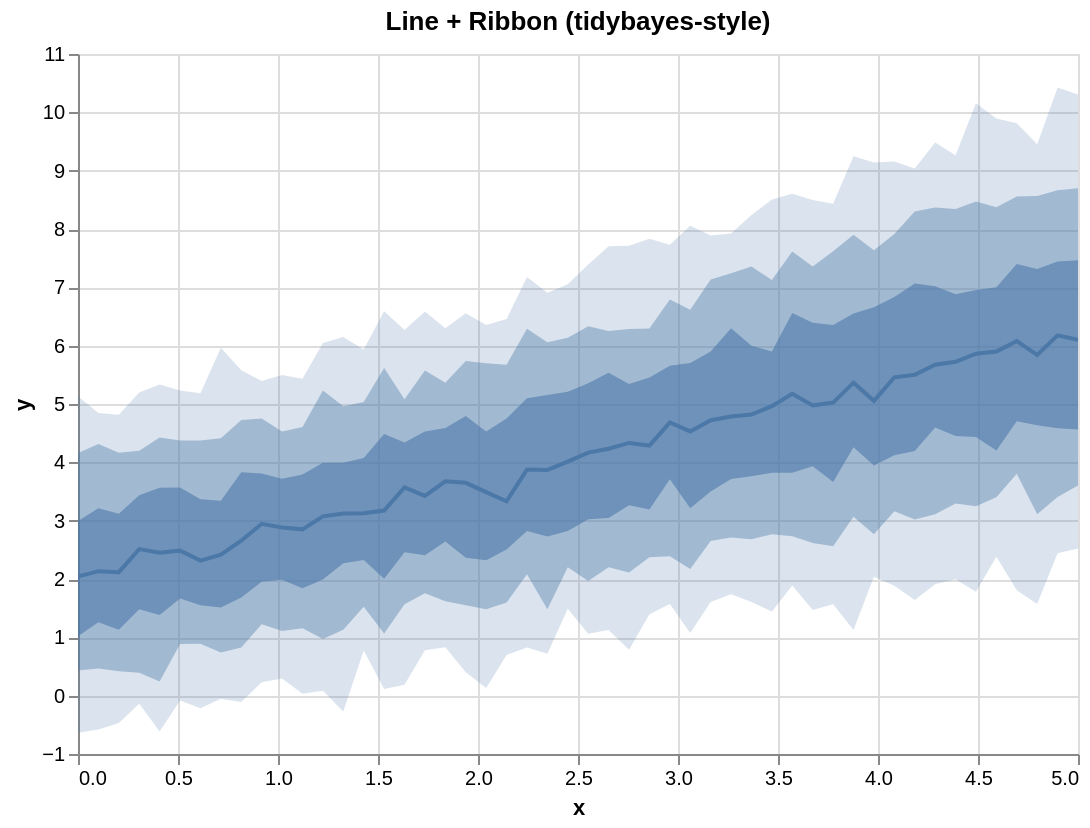

Describe this chart as a Vega-Lite specification.
### Vega-Lite specification from a JSON file in a GitHub repository (floating-point values rounded to 4 significant figures)
{"$schema": "https://vega.github.io/schema/vega-lite/v5.json", "config": {"axis": {"labelLimit": 0}, "header": {"labelLimit": 0}, "legend": {"labelLimit": 0}}, "data": {"values": [{"__median__": 4.333, "hi_0_5_": 5.343, "hi_0_8_": 6.288, "hi_0_95_": 7.714, "lo_0_5_": 3.264, "lo_0_8_": 2.112, "lo_0_95_": 0.7887, "x": 2.755}, {"__median__": 3.074, "hi_0_5_": 3.993, "hi_0_8_": 5.229, "hi_0_95_": 6.044, "lo_0_5_": 1.991, "lo_0_8_": 0.9718, "lo_0_95_": 0.08504, "x": 1.224}, {"__median__": 4.785, "hi_0_5_": 6.297, "hi_0_8_": 7.243, "hi_0_95_": 7.924, "lo_0_5_": 3.713, "lo_0_8_": 2.714, "lo_0_95_": 1.741, "x": 3.265}, {"__median__": 5.024, "hi_0_5_": 6.356, "hi_0_8_": 7.618, "hi_0_95_": 8.431, "lo_0_5_": 3.663, "lo_0_8_": 2.563, "lo_0_95_": 1.568, "x": 3.776}, {"__median__": 5.862, "hi_0_5_": 6.954, "hi_0_8_": 8.47, "hi_0_95_": 10.15, "lo_0_5_": 4.434, "lo_0_8_": 3.245, "lo_0_95_": 1.783, "x": 4.49}, {"__median__": 2.134, "hi_0_5_": 3.214, "hi_0_8_": 4.316, "hi_0_95_": 4.845, "lo_0_5_": 1.258, "lo_0_8_": 0.4678, "lo_0_95_": -0.5785, "x": 0.102}, {"__median__": 5.457, "hi_0_5_": 6.834, "hi_0_8_": 7.915, "hi_0_95_": 9.159, "lo_0_5_": 4.121, "lo_0_8_": 3.161, "lo_0_95_": 1.883, "x": 4.082}, {"__median__": 2.513, "hi_0_5_": 3.435, "hi_0_8_": 4.199, "hi_0_95_": 5.196, "lo_0_5_": 1.48, "lo_0_8_": 0.3939, "lo_0_95_": -0.1377, "x": 0.3061}, {"__median__": 5.843, "hi_0_5_": 7.316, "hi_0_8_": 8.567, "hi_0_95_": 9.452, "lo_0_5_": 4.637, "lo_0_8_": 3.11, "lo_0_95_": 1.572, "x": 4.796}, {"__median__": 3.869, "hi_0_5_": 5.154, "hi_0_8_": 6.058, "hi_0_95_": 6.907, "lo_0_5_": 2.726, "lo_0_8_": 1.482, "lo_0_95_": 0.7192, "x": 2.347}, {"__median__": 2.117, "hi_0_5_": 3.121, "hi_0_8_": 4.163, "hi_0_95_": 4.817, "lo_0_5_": 1.131, "lo_0_8_": 0.4189, "lo_0_95_": -0.47, "x": 0.2041}, {"__median__": 4.722, "hi_0_5_": 5.899, "hi_0_8_": 7.134, "hi_0_95_": 7.887, "lo_0_5_": 3.501, "lo_0_8_": 2.65, "lo_0_95_": 1.604, "x": 3.163}, {"__median__": 5.502, "hi_0_5_": 7.067, "hi_0_8_": 8.298, "hi_0_95_": 9.037, "lo_0_5_": 4.193, "lo_0_8_": 3.019, "lo_0_95_": 1.638, "x": 4.184}, {"__median__": 3.876, "hi_0_5_": 5.097, "hi_0_8_": 6.288, "hi_0_95_": 7.178, "lo_0_5_": 2.825, "lo_0_8_": 2.081, "lo_0_95_": 0.8243, "x": 2.245}, {"__median__": 4.167, "hi_0_5_": 5.355, "hi_0_8_": 6.333, "hi_0_95_": 7.393, "lo_0_5_": 3.024, "lo_0_8_": 1.966, "lo_0_95_": 1.062, "x": 2.551}, {"__median__": 2.883, "hi_0_5_": 3.719, "hi_0_8_": 4.528, "hi_0_95_": 5.497, "lo_0_5_": 1.986, "lo_0_8_": 1.11, "lo_0_95_": 0.2943, "x": 1.02}, {"__median__": 5.174, "hi_0_5_": 6.559, "hi_0_8_": 7.613, "hi_0_95_": 8.605, "lo_0_5_": 3.82, "lo_0_8_": 2.732, "lo_0_95_": 1.887, "x": 3.571}, {"__median__": 5.054, "hi_0_5_": 6.659, "hi_0_8_": 7.637, "hi_0_95_": 9.141, "lo_0_5_": 3.944, "lo_0_8_": 2.768, "lo_0_95_": 2.039, "x": 3.98}, {"__median__": 2.418, "hi_0_5_": 3.342, "hi_0_8_": 4.411, "hi_0_95_": 5.964, "lo_0_5_": 1.511, "lo_0_8_": 0.7387, "lo_0_95_": -0.05316, "x": 0.7143}, {"__median__": 5.673, "hi_0_5_": 7.018, "hi_0_8_": 8.368, "hi_0_95_": 9.484, "lo_0_5_": 4.597, "lo_0_8_": 3.108, "lo_0_95_": 1.908, "x": 4.286}, {"__median__": 2.656, "hi_0_5_": 3.83, "hi_0_8_": 4.724, "hi_0_95_": 5.579, "lo_0_5_": 1.682, "lo_0_8_": 0.8256, "lo_0_95_": -0.1071, "x": 0.8163}, {"__median__": 4.233, "hi_0_5_": 5.538, "hi_0_8_": 6.25, "hi_0_95_": 7.704, "lo_0_5_": 3.044, "lo_0_8_": 2.203, "lo_0_95_": 1.128, "x": 2.653}, {"__median__": 6.177, "hi_0_5_": 7.443, "hi_0_8_": 8.666, "hi_0_95_": 10.42, "lo_0_5_": 4.584, "lo_0_8_": 3.404, "lo_0_95_": 2.44, "x": 4.898}, {"__median__": 4.288, "hi_0_5_": 5.455, "hi_0_8_": 6.295, "hi_0_95_": 7.834, "lo_0_5_": 3.193, "lo_0_8_": 2.372, "lo_0_95_": 1.394, "x": 2.857}, {"__median__": 3.675, "hi_0_5_": 4.588, "hi_0_8_": 5.365, "hi_0_95_": 6.299, "lo_0_5_": 2.644, "lo_0_8_": 1.62, "lo_0_95_": 0.8283, "x": 1.837}, {"__median__": 4.976, "hi_0_5_": 6.391, "hi_0_8_": 7.358, "hi_0_95_": 8.496, "lo_0_5_": 3.933, "lo_0_8_": 2.619, "lo_0_95_": 1.468, "x": 3.673}, {"__median__": 3.332, "hi_0_5_": 4.753, "hi_0_8_": 5.674, "hi_0_95_": 6.457, "lo_0_5_": 2.504, "lo_0_8_": 1.596, "lo_0_95_": 0.6954, "x": 2.143}, {"__median__": 6.077, "hi_0_5_": 7.402, "hi_0_8_": 8.558, "hi_0_95_": 9.815, "lo_0_5_": 4.705, "lo_0_8_": 3.804, "lo_0_95_": 1.807, "x": 4.694}, {"__median__": 3.121, "hi_0_5_": 3.992, "hi_0_8_": 4.963, "hi_0_95_": 6.15, "lo_0_5_": 2.268, "lo_0_8_": 1.131, "lo_0_95_": -0.2715, "x": 1.327}, {"__median__": 2.486, "hi_0_5_": 3.569, "hi_0_8_": 4.374, "hi_0_95_": 5.232, "lo_0_5_": 1.667, "lo_0_8_": 0.8853, "lo_0_95_": -0.08197, "x": 0.5102}, {"__median__": 4.013, "hi_0_5_": 5.209, "hi_0_8_": 6.138, "hi_0_95_": 7.054, "lo_0_5_": 2.825, "lo_0_8_": 2.203, "lo_0_95_": 1.492, "x": 2.449}, {"__median__": 4.529, "hi_0_5_": 5.704, "hi_0_8_": 6.617, "hi_0_95_": 8.055, "lo_0_5_": 3.213, "lo_0_8_": 2.172, "lo_0_95_": 1.073, "x": 3.061}, {"__median__": 6.101, "hi_0_5_": 7.465, "hi_0_8_": 8.7, "hi_0_95_": 10.31, "lo_0_5_": 4.563, "lo_0_8_": 3.603, "lo_0_95_": 2.521, "x": 5.0}, {"__median__": 5.898, "hi_0_5_": 7.002, "hi_0_8_": 8.372, "hi_0_95_": 9.896, "lo_0_5_": 4.205, "lo_0_8_": 3.402, "lo_0_95_": 2.382, "x": 4.592}, {"__median__": 2.315, "hi_0_5_": 3.368, "hi_0_8_": 4.373, "hi_0_95_": 5.185, "lo_0_5_": 1.552, "lo_0_8_": 0.8907, "lo_0_95_": -0.2141, "x": 0.6122}, {"__median__": 3.649, "hi_0_5_": 4.795, "hi_0_8_": 5.737, "hi_0_95_": 6.554, "lo_0_5_": 2.363, "lo_0_8_": 1.549, "lo_0_95_": 0.4022, "x": 1.939}, {"__median__": 3.174, "hi_0_5_": 4.484, "hi_0_8_": 5.618, "hi_0_95_": 6.59, "lo_0_5_": 2.002, "lo_0_8_": 1.064, "lo_0_95_": 0.1144, "x": 1.531}, {"__median__": 5.366, "hi_0_5_": 6.554, "hi_0_8_": 7.901, "hi_0_95_": 9.249, "lo_0_5_": 4.258, "lo_0_8_": 3.069, "lo_0_95_": 1.124, "x": 3.878}, {"__median__": 3.49, "hi_0_5_": 4.531, "hi_0_8_": 5.697, "hi_0_95_": 6.356, "lo_0_5_": 2.323, "lo_0_8_": 1.48, "lo_0_95_": 0.1323, "x": 2.041}, {"__median__": 3.127, "hi_0_5_": 4.075, "hi_0_8_": 5.034, "hi_0_95_": 5.935, "lo_0_5_": 2.326, "lo_0_8_": 1.524, "lo_0_95_": 0.7734, "x": 1.429}, {"__median__": 2.45, "hi_0_5_": 3.565, "hi_0_8_": 4.427, "hi_0_95_": 5.335, "lo_0_5_": 1.383, "lo_0_8_": 0.2428, "lo_0_95_": -0.6136, "x": 0.4082}, {"__median__": 4.82, "hi_0_5_": 6.001, "hi_0_8_": 7.358, "hi_0_95_": 8.239, "lo_0_5_": 3.761, "lo_0_8_": 2.682, "lo_0_95_": 1.606, "x": 3.367}, {"__median__": 2.042, "hi_0_5_": 2.995, "hi_0_8_": 4.161, "hi_0_95_": 5.132, "lo_0_5_": 1.017, "lo_0_8_": 0.4329, "lo_0_95_": -0.6365, "x": 0.0}, {"__median__": 5.724, "hi_0_5_": 6.883, "hi_0_8_": 8.343, "hi_0_95_": 9.263, "lo_0_5_": 4.452, "lo_0_8_": 3.294, "lo_0_95_": 1.994, "x": 4.388}, {"__median__": 2.946, "hi_0_5_": 3.81, "hi_0_8_": 4.751, "hi_0_95_": 5.396, "lo_0_5_": 1.953, "lo_0_8_": 1.226, "lo_0_95_": 0.2288, "x": 0.9184}, {"__median__": 3.424, "hi_0_5_": 4.528, "hi_0_8_": 5.572, "hi_0_95_": 6.587, "lo_0_5_": 2.405, "lo_0_8_": 1.754, "lo_0_95_": 0.78, "x": 1.735}, {"__median__": 4.683, "hi_0_5_": 5.657, "hi_0_8_": 6.791, "hi_0_95_": 7.729, "lo_0_5_": 3.71, "lo_0_8_": 2.388, "lo_0_95_": 1.57, "x": 2.959}, {"__median__": 3.571, "hi_0_5_": 4.338, "hi_0_8_": 5.08, "hi_0_95_": 6.268, "lo_0_5_": 2.46, "lo_0_8_": 1.569, "lo_0_95_": 0.1855, "x": 1.633}, {"__median__": 4.964, "hi_0_5_": 5.901, "hi_0_8_": 7.125, "hi_0_95_": 8.506, "lo_0_5_": 3.821, "lo_0_8_": 2.765, "lo_0_95_": 1.442, "x": 3.469}, {"__median__": 2.851, "hi_0_5_": 3.793, "hi_0_8_": 4.605, "hi_0_95_": 5.434, "lo_0_5_": 1.842, "lo_0_8_": 1.156, "lo_0_95_": 0.03298, "x": 1.122}]}, "height": 350, "layer": [{"_lr_layer": true, "encoding": {"tooltip": [{"field": "x", "title": "x", "type": "quantitative"}, {"field": "__median__", "title": "median", "type": "quantitative"}, {"field": "lo_0_95_", "title": "95% lo", "type": "quantitative"}, {"field": "hi_0_95_", "title": "95% hi", "type": "quantitative"}], "x": {"field": "x", "scale": {"zero": false}, "type": "quantitative"}, "y": {"field": "lo_0_95_", "scale": {"zero": false}, "title": "y", "type": "quantitative"}, "y2": {"field": "hi_0_95_"}}, "mark": {"line": false, "opacity": 0.2, "type": "area"}, "params": [{"bind": "scales", "name": "grid", "select": {"encodings": ["x", "y"], "type": "interval"}}]}, {"_lr_layer": true, "encoding": {"tooltip": [{"field": "x", "title": "x", "type": "quantitative"}, {"field": "__median__", "title": "median", "type": "quantitative"}, {"field": "lo_0_95_", "title": "95% lo", "type": "quantitative"}, {"field": "hi_0_95_", "title": "95% hi", "type": "quantitative"}], "x": {"field": "x", "scale": {"zero": false}, "type": "quantitative"}, "y": {"field": "lo_0_8_", "scale": {"zero": false}, "title": "y", "type": "quantitative"}, "y2": {"field": "hi_0_8_"}}, "mark": {"line": false, "opacity": 0.4, "type": "area"}}, {"_lr_layer": true, "encoding": {"tooltip": [{"field": "x", "title": "x", "type": "quantitative"}, {"field": "__median__", "title": "median", "type": "quantitative"}, {"field": "lo_0_95_", "title": "95% lo", "type": "quantitative"}, {"field": "hi_0_95_", "title": "95% hi", "type": "quantitative"}], "x": {"field": "x", "scale": {"zero": false}, "type": "quantitative"}, "y": {"field": "lo_0_5_", "scale": {"zero": false}, "title": "y", "type": "quantitative"}, "y2": {"field": "hi_0_5_"}}, "mark": {"line": false, "opacity": 0.6, "type": "area"}}, {"_lr_layer": true, "encoding": {"tooltip": [{"field": "x", "title": "x", "type": "quantitative"}, {"field": "__median__", "title": "median", "type": "quantitative"}, {"field": "lo_0_95_", "title": "95% lo", "type": "quantitative"}, {"field": "hi_0_95_", "title": "95% hi", "type": "quantitative"}], "x": {"field": "x", "scale": {"zero": false}, "type": "quantitative"}, "y": {"field": "__median__", "scale": {"zero": false}, "title": "y", "type": "quantitative"}}, "mark": {"strokeWidth": 2, "type": "line"}}], "title": "Line + Ribbon (tidybayes-style)", "width": 500}
